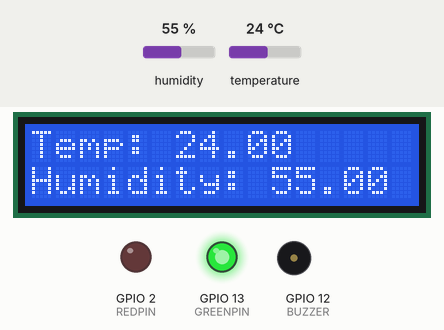
A sketch run on a simulated ESP8266 (NodeMCU). On the bench: 16×2 character LCD, output pins drawn as LEDs (lit = HIGH), buzzer (waves = sounding, pin HIGH). Inputs (shaded band) come from the test bench; at power-on: humidity 55 %, temperature 24 °C. WiFi joins after 1.5 s; servers stay silent unless stated; uploads are accepted with an empty reply; what the sketch prints to the serial monitor is not drawn.

Above: at 4.7 s.
4.8 s: humidity set to 22 %
At 7.1 s:
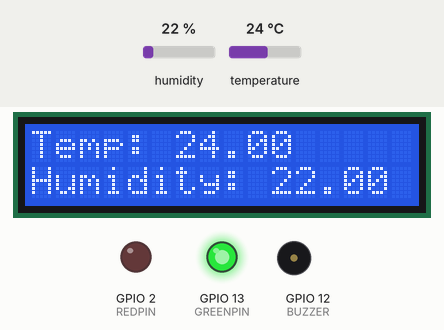
8.1 s: temperature set to 12 °C
At 9.5 s:
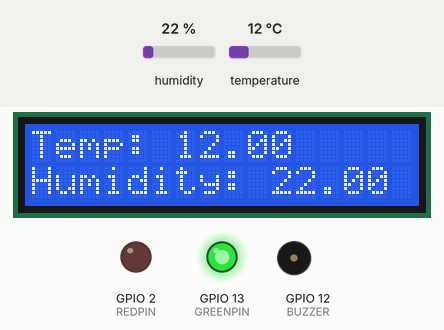
11.4 s: humidity set to 40 %
At 14.1 s:
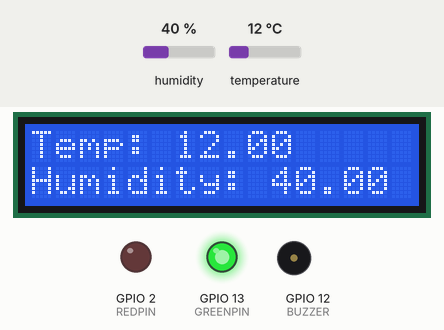
14.7 s: temperature set to 19 °C
At 16.5 s:
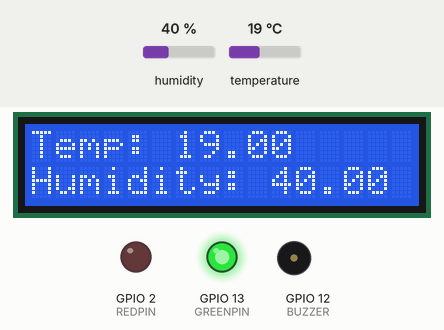
Timing chart, 0 to 18.0 s (numbered marks = the images above; inputs shaded):
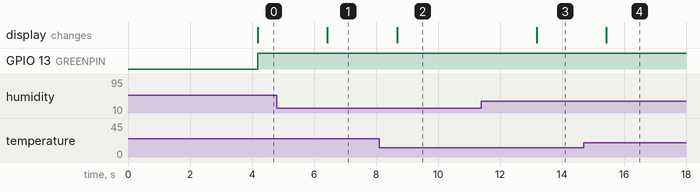

The sketch:

sketch_jun27a.ino
```cpp
#include <DHT.h>
#include <ESP8266WiFi.h>
#include <WiFiClient.h>
#include <ESP8266HTTPClient.h>
#include <LiquidCrystal_I2C.h>
DHT dht(14, DHT11); // D5 on esp8266
#define BUZZER 12 // D6 on esp8266
#define REDPIN 2 // D4 on esp8266
#define GREENPIN 13 // D7 on esp8266
// SDA  - D2
// SCL - D1
LiquidCrystal_I2C lcd(0x27, 16, 2);
const char* ssid = "your wifi";          // Your WiFi SSID
const char* password = "your wifi password";  // Your WiFi password
const char* serverAddress = "http://192.168.8.137:4000"; // ip address and the port on backend
void setup()
{
  Serial.begin(115200);
  Serial.println("DHT11 Temperature and Humidity Sensor");
  dht.begin();  pinMode(BUZZER, OUTPUT);
  pinMode(REDPIN, OUTPUT);
  pinMode(GREENPIN, OUTPUT);
    // Initialize the LCD display
  lcd.begin(16, 2);
  lcd.init();
  lcd.backlight();
 connectToWiFi();
}
void loop()
{
  delay(2000); // Wait for 2 seconds between readings
  float temperature = dht.readTemperature();
  float humidity = dht.readHumidity();
  if (isnan(temperature) || isnan(humidity))
  {
    Serial.println("Failed to read data from DHT sensor");
  }
  else
  {
    Serial.print("Temperature: ");
    Serial.print(temperature);
    Serial.print(" °C");
    Serial.println("");
    Serial.print(humidity);
    Serial.print(" %");        // Display temperature on the LCD
    lcd.setCursor(0, 0);
    lcd.print("Temp: ");
    lcd.print(temperature);
    lcd.print(" ");//    Display the humidity on LCD
        lcd.setCursor(0,1);
     lcd.print("Humidity: ");
     lcd.print("");
     lcd.print(humidity);
     lcd.print(" ");    // Upload data to the server
    if (temperature > 45)
    {
      digitalWrite(BUZZER, HIGH);
      digitalWrite(REDPIN, HIGH);
    }
    else
    {
      digitalWrite(BUZZER, LOW);
      digitalWrite(GREENPIN, HIGH);
    }
  }
  sendDataToServer(temperature, humidity);
}
void connectToWiFi()
{
  WiFi.begin(ssid, password);
  while (WiFi.status() != WL_CONNECTED)
  {
    delay(1000);
    Serial.println("Connecting to WiFi...");
  }
  Serial.println("Connected to WiFi");
}
void sendDataToServer(float temperature, float humidity)
{
  WiFiClient client;
  HTTPClient http;
  // Build the URL with query parameters
  String url = serverAddress;
  url += "/api/data";
  url += "?temperature=" + String(temperature);
  url += "&humidity=" + String(humidity);
  // Send HTTP GET request
  http.begin(client, url);
  http.setTimeout(10000); // Set timeout to 10 seconds (for example)
  int httpResponseCode = http.GET();
  Serial.println(httpResponseCode);
  if (httpResponseCode > 0)
  {
    Serial.print("HTTP Response code: ");
    Serial.println(httpResponseCode);
  }
  else
  {
    Serial.println("Error sending data to server");
  }
  http.end();
}
```

Measured:
- after the input at 4.8 s, the display: changes after 1.6 s (image 1)
- after the input at 8.1 s, the display: changes after 0.58 s (image 2)
- after the input at 11.4 s, the display: changes after 1.8 s (image 3)
- after the input at 14.7 s, the display: changes after 0.73 s (image 4)
